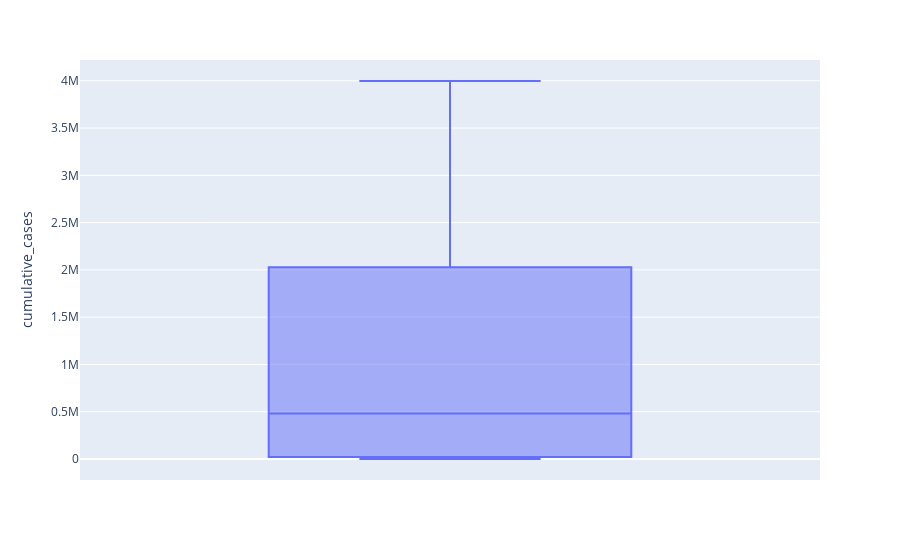

Notebook code for this chart:
### Code cell
px.box(covidbrasil, y='cumulative_cases')

### Figure 1 — Plotly figure (JSON) as saved in the notebook; plotly's stock layout.template omitted (floating-point values rounded to 4 significant figures; data arrays with more than 128 entries replaced by an {"elided": "..."} marker saying what was removed)
{"data": [{"alignmentgroup": "True", "hovertemplate": "cumulative_cases=%{y}<extra></extra>", "legendgroup": "", "marker": {"color": "#636efa"}, "name": "", "notched": false, "offsetgroup": "", "orientation": "v", "showlegend": false, "type": "box", "x0": " ", "xaxis": "x", "y": {"elided": "192 int values"}, "y0": " ", "yaxis": "y"}], "layout": {"boxmode": "group", "legend": {"tracegroupgap": 0}, "margin": {"t": 60}, "xaxis": {"anchor": "y", "domain": [0, 1]}, "yaxis": {"anchor": "x", "domain": [0, 1], "title": {"text": "cumulative_cases"}}}}
